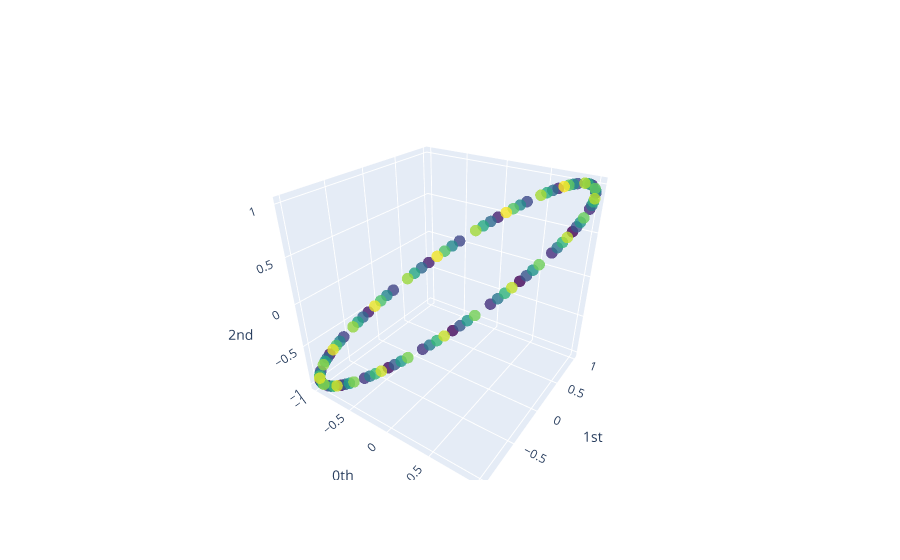

Notebook code cell kept with this figure:
### Markdown cell above
We have gone from a one-dimensional series to a 3-dimensional one, so let's visualise the sliding window embedding as a point cloud:

### Code cell
plot_point_cloud(y_periodic_embedded)
